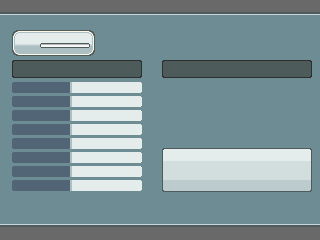
#> input picture tools/battle_pj/ebui_source/info_bg.png, 320 x 240 px, found by its file name
$ python horizon_ebui.py
#> lines starting #> are read from the running program, lines starting #| are printed output that depends on the picture
# Enhanced Battle UI aux couleurs de l'interface Horizon (fonds ardoise sombres comme les boîtes du combat, bandeaux bleu
# acier, cases blanches, panneau des attaques coloré comme les boutons d'attaque Horizon).
# Les images d'origine sont gardées dans tools/battle_pj/ebui_source ; le script les recolore dans
# graphics/interface/enhanced_battle_ui (on peut le relancer sans perte).
#   python3 tools/battle_pj/horizon_ebui.py [racine du projet]
import os
import sys
from PIL import Image

ROOT = sys.argv[1] if len(sys.argv) > 1 else '.'
SRC = os.path.join(ROOT, 'tools/battle_pj/ebui_source')
OUT = os.path.join(ROOT, 'graphics/interface/enhanced_battle_ui')
MOVE_BUTTONS = os.path.join(ROOT, 'graphics/interface/battle_pj/move_buttons.png')

STEEL = (80, 126, 166)
DEEP = (34, 46, 56)
WHITE = (240, 246, 250)

# Couleur d'origine (RVB) -> couleur Horizon (l'opacité d'origine est gardée)
COLORS = {
    (104, 136, 144): DEEP,            # fond de l'écran d'infos
    (111, 145, 153): DEEP,            # fonds des bandeaux (sélection, Poké Ball)
    (77, 91, 91): STEEL,              # barres de titre
    (81, 101, 119): (62, 90, 110),    # cases des étiquettes (ardoise éclaircie sur le fond sombre)
    (228, 236, 236): WHITE,           # cases des valeurs
    (210, 221, 221): (224, 235, 244),
    (187, 203, 206): (206, 222, 236),
    (172, 192, 196): (150, 182, 208),  # bords des cases
    (203, 209, 221): (196, 216, 234),  # liserés, pastilles
    # Cadre de sélection : vert -> bleu Horizon
    (57, 189, 132): (110, 170, 222),
    (49, 165, 90): (84, 140, 196),
    (51, 149, 76): (70, 124, 180),
    (49, 148, 74): (66, 120, 176),
}
# Bandeaux noirs transparents (haut et bas de l'écran d'infos) -> bleu acier
BLACK_BAND = ((0, 0, 0), 150)


def recolor(img):
    px = img.load()
    for y in range(img.height):
        for x in range(img.width):
            r, g, b, a = px[x, y]
            if a == 0:
                continue
            if (r, g, b) == BLACK_BAND[0] and a == BLACK_BAND[1]:
                px[x, y] = STEEL + (255,)
            elif (r, g, b) in COLORS:
                px[x, y] = COLORS[(r, g, b)] + (a,)
    return img


def move_panel():
    # Une ligne de 82 pixels par type, comme les boutons d'attaque Horizon (22 pixels par type)
    src = Image.open(os.path.join(SRC, 'move_panel.png')).convert('RGBA')
    buttons = Image.open(MOVE_BUTTONS).convert('RGBA')
    out = src.copy()
    rows = src.height // 82
    for r in range(rows):
        row = src.crop((0, r * 82, 320, r * 82 + 82))
        counts = {}
        for p in getattr(row, 'get_flattened_data', row.getdata)():
            counts[p] = counts.get(p, 0) + 1
        ranked = [p for p, _ in sorted(counts.items(), key=lambda kv: -kv[1])]
        pill, band, border, line = ranked[:4]
        br = min(r, buttons.height // 22 - 1)
        bcounts = {}
        cell = buttons.crop((0, br * 22, 94, br * 22 + 22))
        for p in getattr(cell, 'get_flattened_data', cell.getdata)():
            bcounts[p] = bcounts.get(p, 0) + 1
        bmain, bdark, blight = [p[:3] for p, _ in sorted(bcounts.items(), key=lambda kv: -kv[1])[:3]]
        mapping = {pill[:3]: WHITE, band[:3]: bmain, border[:3]: blight, line[:3]: bdark}
        px = out.load()
        for y in range(82):
            for x in range(320):
                p = px[x, r * 82 + y]
                if p[3] and p[:3] in mapping:
                    px[x, r * 82 + y] = mapping[p[:3]] + (p[3],)
                elif p[3]:
                    # Couleurs intermédiaires : la plus proche des quatre
                    near = min(mapping, key=lambda c: sum((c[i] - p[i]) ** 2 for i in range(3)))
                    px[x, r * 82 + y] = mapping[near] + (p[3],)
    out.save(os.path.join(OUT, 'move_panel.png'))


for name in sorted(os.listdir(SRC)):
    if not name.endswith('.png') or name == 'move_panel.png':
        continue
    img = Image.open(os.path.join(SRC, name)).convert('RGBA')
#> img is the input picture: PIL image 320x240 RGBA; mean R, G, B, A 110.8, 132.6, 138.3, 238.6
    recolor(img).save(os.path.join(OUT, name))
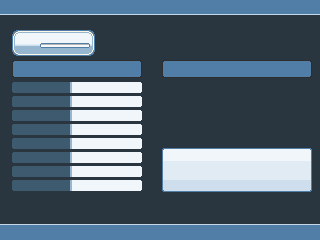
#> saved as info_bg.png: PIL image 320x240 RGBA; mean R, G, B, A 82.1, 101, 116.7, 249.6; transparent parts drawn white
move_panel()
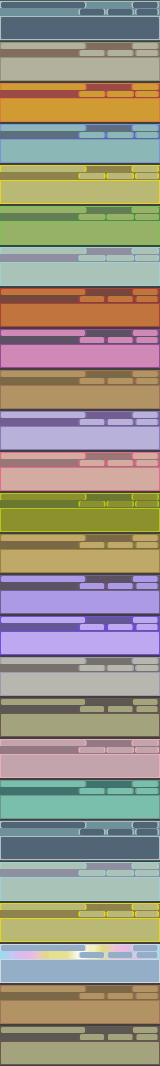
#> input picture tools/battle_pj/ebui_source/move_panel.png, 320 x 2132 px, found by its file name (shown at 1/2 size)
#> in move_panel, src is the input picture: PIL image 320x2132 RGBA; mean R, G, B, A 154.4, 148.2, 132.7, 255
#> (the run stopped early here; a loop or call above may not have finished)
